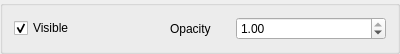
<?xml version="1.0" encoding="UTF-8"?>
<ui version="4.0">
 <class>GeoDataImagePanel</class>
 <widget class="pqCollapsedGroup" name="GeoDataImagePanel">
  <property name="geometry">
   <rect>
    <x>0</x>
    <y>0</y>
    <width>400</width>
    <height>45</height>
   </rect>
  </property>
  <property name="windowTitle">
   <string>Form</string>
  </property>
  <layout class="QVBoxLayout" name="verticalLayout">
   <item>
    <layout class="QHBoxLayout" name="horizontalLayout_5">
     <item>
      <widget class="QCheckBox" name="visibleCheck">
       <property name="text">
        <string>Visible</string>
       </property>
       <property name="checked">
        <bool>true</bool>
       </property>
      </widget>
     </item>
     <item>
      <widget class="QLabel" name="Opacity">
       <property name="minimumSize">
        <size>
         <width>60</width>
         <height>0</height>
        </size>
       </property>
       <property name="maximumSize">
        <size>
         <width>60</width>
         <height>16777215</height>
        </size>
       </property>
       <property name="text">
        <string>Opacity</string>
       </property>
      </widget>
     </item>
     <item>
      <widget class="QDoubleSpinBox" name="opacityBox">
       <property name="maximum">
        <double>1.000000000000000</double>
       </property>
       <property name="singleStep">
        <double>0.100000000000000</double>
       </property>
       <property name="value">
        <double>1.000000000000000</double>
       </property>
      </widget>
     </item>
    </layout>
   </item>
  </layout>
 </widget>
 <customwidgets>
  <customwidget>
   <class>pqCollapsedGroup</class>
   <extends>QGroupBox</extends>
   <header>pqCollapsedGroup.h</header>
   <container>1</container>
  </customwidget>
 </customwidgets>
 <resources>
  <include location="../resources/resources.qrc"/>
 </resources>
 <connections/>
</ui>
